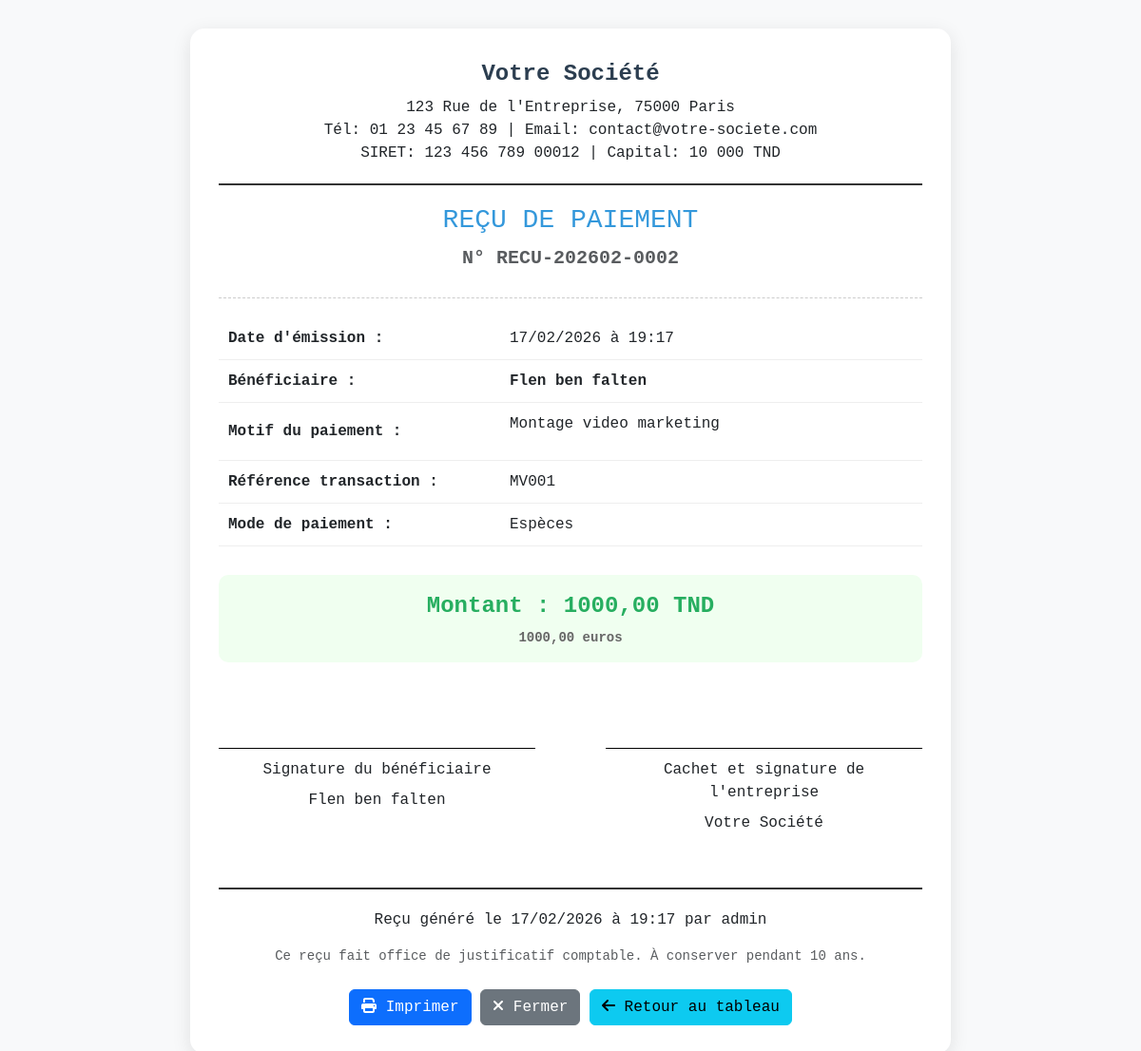
The page /finance/recu/2/imprimer/ (signed in) on the database its author committed.
### gestion/models.py (models this page shows, shortened)
class Recu(models.Model):
    transaction = models.OneToOneField(Transaction, on_delete=models.CASCADE)
    numero_recu = models.CharField(max_length=50, unique=True, blank=True)
    date_creation = models.DateTimeField(auto_now_add=True)  # ← Déjà bon
    beneficiaire = models.CharField(max_length=200)
    motif = models.TextField()
    signature = models.ImageField(upload_to='signatures/', blank=True, null=True)
    imprime = models.BooleanField(default=False)
    def save(self, *args, **kwargs):
        super().save(*args, **kwargs)

class Transaction(models.Model):
    TYPE_TRANSACTION_CHOICES = [
        ('RECETTE', 'Recette'),
        ('DEPENSE', 'Dépense'),
    ]
    CATEGORIE_CHOICES = [
        ('CLIENT', 'Paiement Client'),
        ('AVANCE', 'Avance sur salaire'),
        ('PRIME', 'Prime employé'),
        ('FREELANCE', 'Paiement Freelancer'),
        ('FOURNITURE', 'Achat fourniture'),
        ('TRANSPORT', 'Frais transport'),
        ('AUTRE', 'Autre'),
    ]
    caisse = models.ForeignKey(Caisse, on_delete=models.CASCADE)
    type_transaction = models.CharField(max_length=20, choices=TYPE_TRANSACTION_CHOICES)
    categorie = models.CharField(max_length=20, choices=CATEGORIE_CHOICES)
    montant = models.DecimalField(max_digits=10, decimal_places=2)
    date_transaction = models.DateTimeField(auto_now_add=True)
    description = models.TextField()
    reference = models.CharField(max_length=100, blank=True)
    chantier = models.ForeignKey(Chantier, on_delete=models.SET_NULL, null=True, blank=True)
    employe = models.ForeignKey(Employe, on_delete=models.SET_NULL, null=True, blank=True)
    freelancer = models.ForeignKey(Freelancer, on_delete=models.SET_NULL, null=True, blank=True)
    justificatif = models.FileField(upload_to='justificatifs/', blank=True, null=True)

### gestion/views.py (the view)
# urls.py: path('finance/recu/<int:pk>/imprimer/', views.imprimer_recu, name='imprimer_recu'),
@login_required
def imprimer_recu(request, pk):
    recu = get_object_or_404(Recu, pk=pk)
    recu.imprime = True
    recu.save()
    transaction = recu.transaction
    context = {
        'recu': recu,
        'transaction': transaction,
        'entreprise': {
            'nom': 'Votre Société',
            'adresse': '123 Rue de l\'Entreprise, 75000 Paris',
            'telephone': '01 23 45 67 89',
            'email': 'contact@votre-societe.com',
            'siret': '123 456 789 00012',
            'capital': '10 000 TND'
        }
    }
    return render(request, 'finance/imprimer_recu.html', context)

### templates/finance/imprimer_recu.html (shortened to what this page needs)
<!DOCTYPE html>
<html lang="fr">
<head>
    <link href="https://cdn.jsdelivr.net/npm/bootstrap@5.3.0/dist/css/bootstrap.min.css" rel="stylesheet">
</head>
<body>
    <div class="receipt">
        <div class="header">
            <div class="company-name">{{ entreprise.nom }}</div>
            <div>{{ entreprise.adresse }}</div>
            <div>Tél: {{ entreprise.telephone }} | Email: {{ entreprise.email }}</div>
            <div>SIRET: {{ entreprise.siret }} | Capital: {{ entreprise.capital }}</div>
        </div>
        <div class="receipt-title">
            <h3>REÇU DE PAIEMENT</h3>
            <p class="text-muted">N° {{ recu.numero_recu }}</p>
        </div>
        <div class="details">
            <table>
                <tr>
                    <td>Date d'émission :</td>
                    <td>{{ recu.date_creation|date:"d/m/Y" }} à {{ recu.date_creation|date:"H:i" }}</td>
                </tr>
                <tr>
                    <td>Bénéficiaire :</td>
                    <td><strong>{{ recu.beneficiaire }}</strong></td>
                </tr>
                <tr>
                    <td>Motif du paiement :</td>
                    <td>{{ recu.motif|linebreaks }}</td>
                </tr>
                <tr>
                    <td>Référence transaction :</td>
                    <td>{{ transaction.reference }}</td>
                </tr>
                <tr>
                    <td>Mode de paiement :</td>
                    <td>Espèces</td>
                </tr>
            </table>
        </div>
        <div class="amount">
            Montant : {{ transaction.montant|floatformat:2 }} TND
            <div style="font-size: 14px; color: #666; margin-top: 5px;">
                {{ transaction.montant|floatformat:2 }} euros
            </div>
        </div>
        <div class="signature-area">
            <div class="signature-box">
                <div class="signature-line">
                    Signature du bénéficiaire
                </div>
                <p class="mt-2">{{ recu.beneficiaire }}</p>
            </div>
            <div class="signature-box">
                <div class="signature-line">
                    Cachet et signature de l'entreprise
                </div>
                <p class="mt-2">{{ entreprise.nom }}</p>
            </div>
        </div>
        <div class="footer">
            <p>Reçu généré le {{ recu.date_creation|date:"d/m/Y à H:i" }} par {{ request.user.get_full_name|default:request.user.username }}</p>
            <p class="text-muted small">Ce reçu fait office de justificatif comptable. À conserver pendant 10 ans.</p>
        </div>
        <div class="text-center mt-4 no-print">
            <button onclick="window.print()" class="btn btn-primary">
                <i class="fas fa-print"></i> Imprimer
            </button>
            <button onclick="window.close()" class="btn btn-secondary">
                <i class="fas fa-times"></i> Fermer
            </button>
            <a href="{% url 'finance_dashboard' %}" class="btn btn-info">
                <i class="fas fa-arrow-left"></i> Retour au tableau
            </a>
        </div>
    </div>
</body>
</html>

### templates/finance/imprimer_recu.html (style rules this page uses)
body { background: #f8f9fa; padding: 30px; font-family: 'Courier New', monospace; }
.receipt { max-width: 800px; margin: 0 auto; background: white; padding: 30px; border-radius: 15px; box-shadow: 0 5px 20px rgba(0,0,0,0.1); }
.header { text-align: center; border-bottom: 2px solid #333; padding-bottom: 20px; margin-bottom: 20px; }
.company-name { font-size: 24px; font-weight: bold; margin-bottom: 5px; color: #2c3e50; }
.receipt-title { font-size: 20px; font-weight: bold; margin-top: 20px; margin-bottom: 20px; text-align: center; color: #3498db; border-bottom: 1px dashed #ccc; padding-bottom: 10px; }
.details { margin-bottom: 30px; }
.details table { width: 100%; }
.details td { padding: 10px; border-bottom: 1px solid #eee; }
.details td:first-child { font-weight: bold; width: 40%; }
.amount { font-size: 24px; font-weight: bold; color: #27ae60; text-align: center; padding: 15px; background: #f0fff0; border-radius: 10px; margin: 20px 0; }
.footer { margin-top: 40px; text-align: center; border-top: 2px solid #333; padding-top: 20px; }
.signature-area { display: flex; justify-content: space-between; margin-top: 50px; }
.signature-box { text-align: center; width: 45%; }
.signature-line { border-top: 1px solid #000; margin-top: 40px; padding-top: 10px; }

### rows shown on the page
Recu: numero_recu "RECU-202602-0002", date_creation "17/02/2026", date_creation "19:17", beneficiaire "Flen ben falten", motif "Montage video marketing", date_creation "17/02/2026 à 19:17"

### other values the page prints
{{ entreprise.nom }} "Votre Société"
{{ entreprise.adresse }} "123 Rue de l'Entreprise, 75000 Paris"
{{ entreprise.telephone }} "01 23 45 67 89"
{{ entreprise.email }} "contact@votre-societe.com"
{{ entreprise.siret }} "123 456 789 00012"
{{ entreprise.capital }} "10 000 TND"
{{ request.user.get_full_name|default:request.user.username }} "admin"
